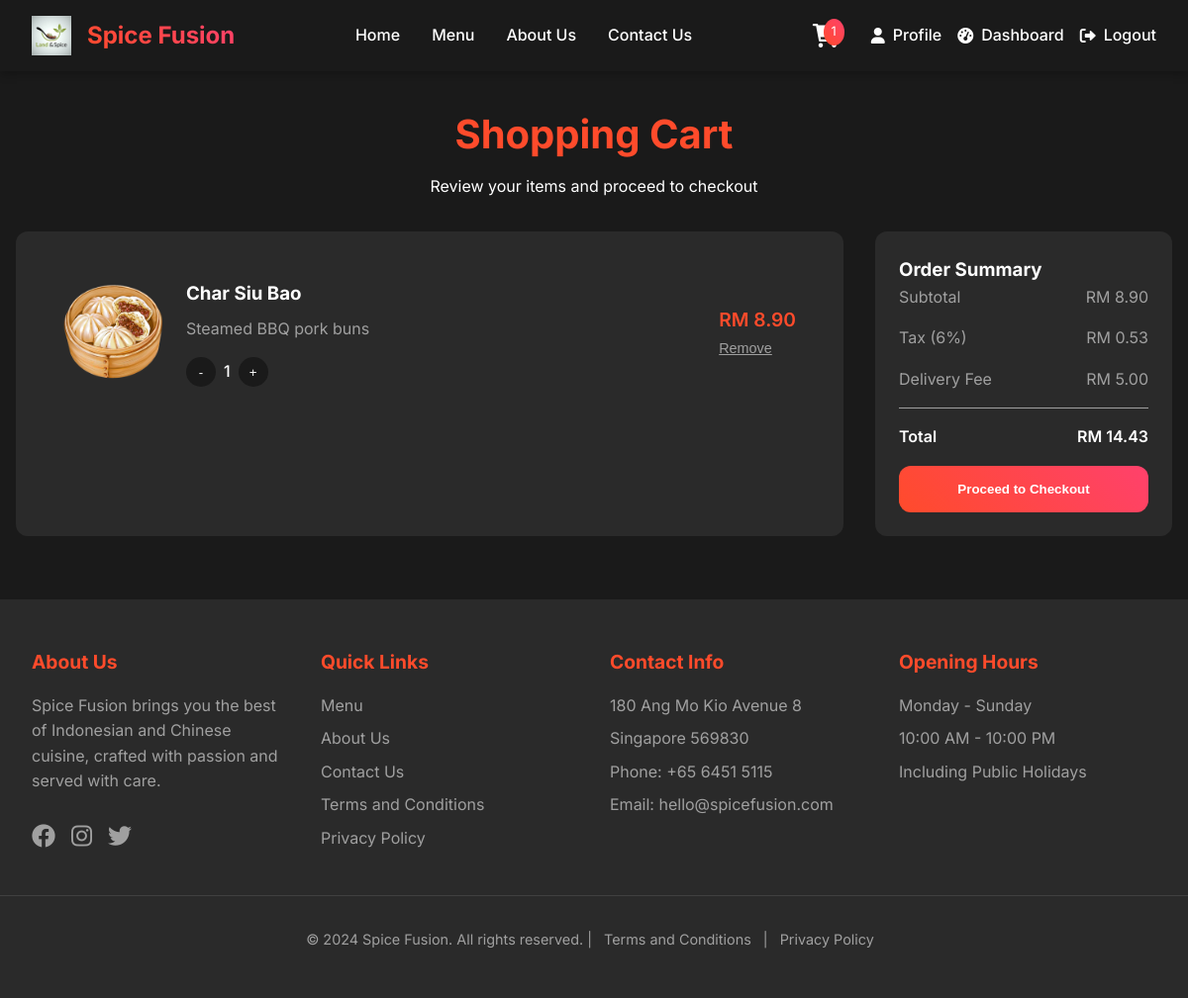
The app's page /customer/main/cart/cart.php (signed in) with its own data.
### tables this page shows
CREATE TABLE `shopping_cart` (
  `cart_id` int(11) NOT NULL,
  `user_id` int(11) NOT NULL,
  `product_id` int(11) NOT NULL,
  `quantity` int(11) NOT NULL DEFAULT 1,
  `special_instructions` text DEFAULT NULL,
  `created_at` timestamp NOT NULL DEFAULT current_timestamp(),
  `updated_at` timestamp NOT NULL DEFAULT current_timestamp() ON UPDATE current_timestamp()
);

CREATE TABLE `product` (
  `product_id` int(11) NOT NULL,
  `category_id` int(11) DEFAULT NULL,
  `product_name` varchar(100) NOT NULL,
  `description` text DEFAULT NULL,
  `price` decimal(10,2) NOT NULL,
  `image` varchar(255) DEFAULT NULL,
  `is_available` tinyint(1) DEFAULT 1,
  `stock_quantity` int(11) DEFAULT 0,
  `preparation_time` int(11) DEFAULT 15,
  `is_featured` tinyint(1) DEFAULT 0,
  `created_at` timestamp NOT NULL DEFAULT current_timestamp(),
  `updated_at` timestamp NOT NULL DEFAULT current_timestamp() ON UPDATE current_timestamp()
);

### customer/main/cart/cart.php (the view, shortened to what this page needs)
<?php
try {
    $pdo = new PDO("mysql:host=localhost;dbname=spicefusion;charset=utf8", "root", "");
    $pdo->setAttribute(PDO::ATTR_ERRMODE, PDO::ERRMODE_EXCEPTION);
} catch (Exception $e) {
    die("Database connection failed: " . $e->getMessage());
}
$user_id = $_SESSION['user_id'];
try {
    $stmt = $pdo->prepare("
        SELECT sc.cart_id, sc.quantity, sc.special_instructions,
               p.product_id, p.product_name, p.price, p.image, p.description, p.stock_quantity, p.is_available
        FROM shopping_cart sc
        JOIN product p ON sc.product_id = p.product_id
        WHERE sc.user_id = ?
        ORDER BY sc.created_at DESC
    ");
    $stmt->execute([$user_id]);
    $cart_items = $stmt->fetchAll();
} catch (Exception $e) {
    $cart_items = [];
    $error_message = "Error loading cart: " . $e->getMessage();
}
$subtotal = 0;
$tax_rate = 0.06;
$delivery_fee = 5.00;
foreach ($cart_items as $item) {
    $subtotal += $item['price'] * $item['quantity'];
}
$tax_amount = $subtotal * $tax_rate;
$total = $subtotal + $tax_amount + $delivery_fee;
?>
<!DOCTYPE html>
<html lang="en">
<head>
    <link rel="stylesheet" href="https://cdnjs.cloudflare.com/ajax/libs/font-awesome/6.0.0/css/all.min.css">
    <link rel="stylesheet" href="../../includes/styles.css">
</head>
<body>
    <?php include_once __DIR__ . '/../../includes/header.php'; ?>
    <div class="cart-container">
        <div class="cart-header">
            <h1>Shopping Cart</h1>
            <p>Review your items and proceed to checkout</p>
        </div>
        <?php if (empty($cart_items)): ?>
            <div class="empty-cart">
                <h2>Your cart is empty</h2>
                <p>Looks like you haven't added any items to your cart yet.</p>
                <a href="../index/index.php" class="continue-shopping">Continue Shopping</a>
            </div>
        <?php else: ?>
            <div class="cart-grid">
                <div class="cart-items">
                    <?php foreach ($cart_items as $item): ?>
                        <div class="cart-item">
                            <img src="../../../food_images/<?php echo htmlspecialchars($item['image']); ?>"
                                 alt="<?php echo htmlspecialchars($item['product_name']); ?>" class="item-image">
                            <div class="item-details">
                                <h3><?php echo htmlspecialchars($item['product_name']); ?></h3>
                                <p><?php echo htmlspecialchars($item['description']); ?></p>
                                <div class="quantity-controls">
                                    <button class="quantity-btn" onclick="updateQuantity(<?php echo $item['cart_id']; ?>, <?php echo $item['quantity'] - 1; ?>)">-</button>
                                    <span class="quantity"><?php echo $item['quantity']; ?></span>
                                    <button class="quantity-btn" onclick="updateQuantity(<?php echo $item['cart_id']; ?>, <?php echo $item['quantity'] + 1; ?>)">+</button>
                                </div>
                            </div>
                            <div class="item-actions">
                                <div class="item-price">
                                    <span class="price-total">RM <?php echo number_format($item['price'] * $item['quantity'], 2); ?></span>
                                </div>
                                <button class="remove-btn" onclick="removeFromCart(<?php echo $item['cart_id']; ?>)">Remove</button>
                            </div>
                        </div>
                    <?php endforeach; ?>
                </div>
                <div class="cart-summary">
                    <h3>Order Summary</h3>
                    <div class="summary-item">
                        <span>Subtotal</span>
                        <span>RM <?php echo number_format($subtotal, 2); ?></span>
                    </div>
                    <div class="summary-item">
                        <span>Tax (6%)</span>
                        <span>RM <?php echo number_format($tax_amount, 2); ?></span>
                    </div>
                    <div class="summary-item">
                        <span>Delivery Fee</span>
                        <span>RM <?php echo number_format($delivery_fee, 2); ?></span>
                    </div>
                    <div class="summary-total">
                        <span>Total</span>
                        <span>RM <?php echo number_format($total, 2); ?></span>
                    </div>
                    <?php
                        $has_stock_issues = false;
                    ?>
                    <?php if ($has_stock_issues): ?>
                        <button class="checkout-btn" disabled style="opacity: 0.6; cursor: not-allowed;" title="Please fix stock issues before checkout">
                            Cannot Checkout - Stock Issues
                        </button>
                        <p style="color: #ffc107; font-size: 0.85rem; margin-top: 0.5rem; text-align: center;">
                            <i class="fas fa-exclamation-triangle"></i> Please update quantities or remove items with stock issues
                        </p>
                    <?php else: ?>
                        <button class="checkout-btn" onclick="window.location.href='../checkout/checkout.php'">Proceed to Checkout</button>
                    <?php endif; ?>
                </div>
            </div>
        <?php endif; ?>
    </div>
    <?php include_once __DIR__ . '/../../includes/footer.php'; ?>
</body>
</html>

### customer/includes/styles.css (style rules this page uses)
:root { --primary-color: #FF4B2B; --secondary-color: #FF416C; --background-dark: #1a1a1a; --text-light: #ffffff; --text-gray: #a0a0a0; --card-bg: #2a2a2a; --gradient-primary: linear-gradient(45deg, var(--primary-color), var(--secondary-color)); --shadow-soft: 0 4px 6px rgba(0, 0, 0, 0.1); --shadow-strong: 0 8px 16px rgba(0, 0, 0, 0.2); --border-radius: 12px; --transition: all 0.3s ease; }
* { margin: 0; padding: 0; box-sizing: border-box; }
body { font-family: 'Inter', sans-serif; background-color: var(--background-dark); color: var(--text-light); line-height: 1.6; min-height: 100vh; }

### customer/main/cart/cart.php (style rules this page uses)
:root { --primary-color: #FF4B2B; --secondary-color: #FF416C; --background-dark: #1a1a1a; --text-light: #ffffff; --text-gray: #a0a0a0; --card-bg: #2a2a2a; --gradient-primary: linear-gradient(45deg, var(--primary-color), var(--secondary-color)); --shadow-soft: 0 4px 6px rgba(0, 0, 0, 0.1); --shadow-strong: 0 8px 16px rgba(0, 0, 0, 0.2); --border-radius: 12px; --transition: all 0.3s ease; }
body { font-family: 'Inter', sans-serif; margin: 0; padding: 0; background-color: var(--background-dark); color: var(--text-light); }
.cart-container { max-width: 1200px; margin: 2rem auto; padding: 0 1rem; }
.cart-header { text-align: center; margin-bottom: 2rem; }
.cart-header h1 { color: var(--primary-color); font-size: 2.5rem; margin-bottom: 0.5rem; }
.cart-grid { display: grid; grid-template-columns: 1fr 300px; gap: 2rem; }
.cart-items { background: var(--card-bg); border-radius: var(--border-radius); padding: 1.5rem; }
.cart-item { display: grid; grid-template-columns: auto 1fr auto; gap: 1.5rem; padding: 1.5rem; border-bottom: 1px solid var(--text-gray); align-items: center; }
.cart-item:last-child { border-bottom: none; }
.item-image { width: 100px; height: 100px; border-radius: var(--border-radius); object-fit: cover; }
.item-details h3 { margin: 0 0 0.5rem; color: var(--text-light); }
.item-details p { color: var(--text-gray); margin: 0; }
.item-price { color: var(--primary-color); font-weight: 600; font-size: 1.2rem; }
.price-total { color: var(--primary-color); font-weight: 600; }
.quantity-controls { display: flex; align-items: center; gap: 0.5rem; margin-top: 1rem; }
.quantity-btn { background: var(--background-dark); border: none; color: var(--text-light); width: 30px; height: 30px; border-radius: 50%; cursor: pointer; transition: var(--transition); }
.quantity { color: var(--text-light); font-weight: 500; }
.remove-btn { color: var(--text-gray); background: none; border: none; cursor: pointer; font-size: 0.9rem; text-decoration: underline; transition: var(--transition); }
.cart-summary { background: var(--card-bg); border-radius: var(--border-radius); padding: 1.5rem; height: fit-content; }
.summary-item { display: flex; justify-content: space-between; margin-bottom: 1rem; color: var(--text-gray); }
.summary-total { display: flex; justify-content: space-between; margin-top: 1rem; padding-top: 1rem; border-top: 1px solid var(--text-gray); font-weight: 600; color: var(--text-light); }
.checkout-btn { width: 100%; padding: 1rem; background: var(--gradient-primary); border: none; border-radius: var(--border-radius); color: var(--text-light); font-weight: 600; cursor: pointer; transition: var(--transition); margin-top: 1rem; }

### records on screen
shopping_cart: product.image (picture), product.product_name "Char Siu Bao", product.description "Steamed BBQ pork buns", quantity "1", $item['price']*$item['quantity'] "8.90"

### other values on screen
$cart_count "1"
$subtotal "8.90"
$tax_amount "0.53"
$delivery_fee "5.00"
$total "14.43"
